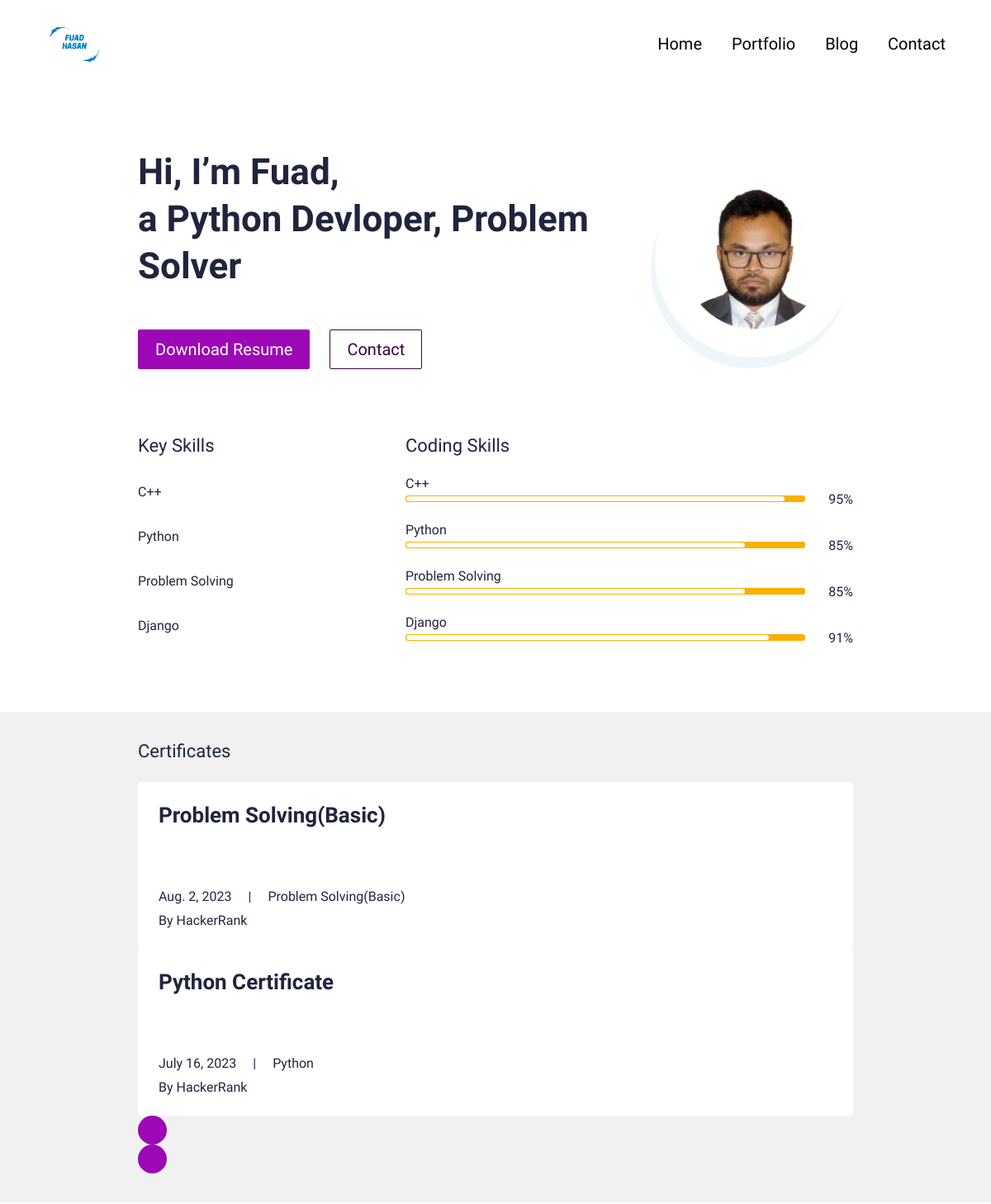
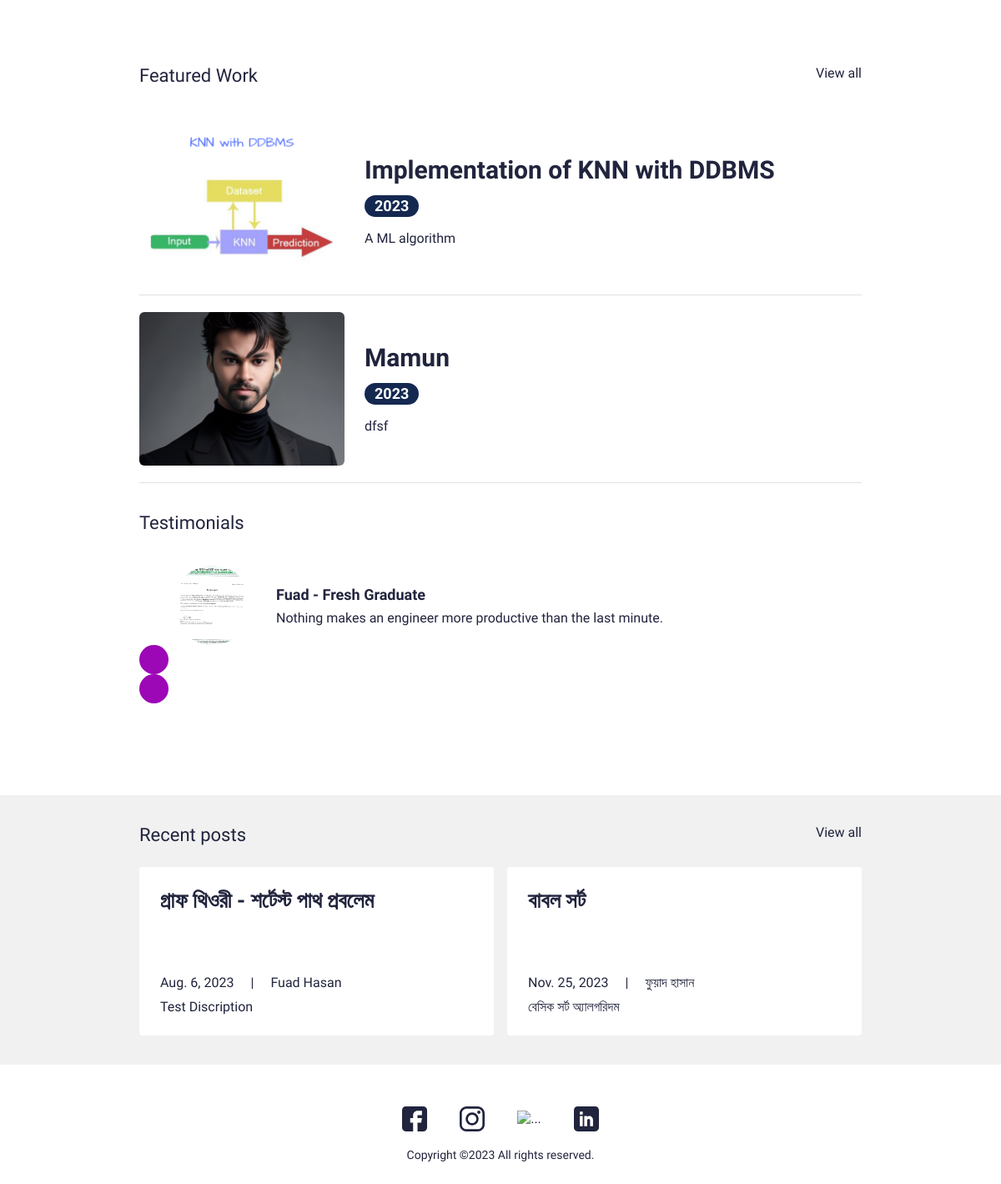
The page / on the database its author committed (2 pictures, top to bottom).
### main/models.py (models this page shows, shortened)
class UserProfile(models.Model):
    class Meta:
        verbose_name_plural = 'User Profiles'
        verbose_name = 'User Profile'
    user = models.OneToOneField(User, on_delete=models.CASCADE)
    avatar = models.ImageField(blank=True, null=True, upload_to="avatar")
    title = models.CharField(max_length=200, blank=True, null=True)
    body = models.TextField(blank=True, null=True)
    skills = models.ManyToManyField(Skill, blank=True)
    cv = models.FileField(blank=True, null=True, upload_to="cv")

class Skill(models.Model):
    class Meta:
        verbose_name_plural = 'Skills'
        verbose_name = 'Skill'
    name = models.CharField(max_length=20, blank=True, null=True)
    score = models.IntegerField(default=80, blank=True, null=True)
    image = models.FileField(blank=True, null=True, upload_to="skills")
    is_key_skill = models.BooleanField(default=False)

class Certificate(models.Model):
    class Meta:
        verbose_name_plural = 'Certificates'
        verbose_name = 'Certificate'
    date = models.DateTimeField(blank=True, null=True)
    name = models.CharField(max_length=50, blank=True, null=True)
    title = models.CharField(max_length=200, blank=True, null=True)
    description = models.CharField(max_length=500, blank=True, null=True)
    is_active = models.BooleanField(default=True)

class Portfolio(models.Model):
    class Meta:
        verbose_name_plural = 'Portfolio Profiles'
        verbose_name = 'Portfolio'
        ordering = ["name"]
    date = models.DateTimeField(blank=True, null=True)
    name = models.CharField(max_length=200, blank=True, null=True)
    description = models.CharField(max_length=500, blank=True, null=True)
    body = RichTextField(blank=True, null=True)
    image = models.ImageField(blank=True, null=True, upload_to="portfolio")
    slug = models.SlugField(null=True, blank=True)
    is_active = models.BooleanField(default=True)

class Testimonial(models.Model):
    class Meta:
        verbose_name_plural = 'Testimonials'
        verbose_name = 'Testimonial'
        ordering = ["name"]
    thumbnail = models.ImageField(blank=True, null=True, upload_to="testimonials")
    name = models.CharField(max_length=200, blank=True, null=True)
    role = models.CharField(max_length=200, blank=True, null=True)
    quote = models.CharField(max_length=500, blank=True, null=True)
    is_active = models.BooleanField(default=True)

class Blog(models.Model):
    class Meta:
        verbose_name_plural = 'Blog Profiles'
        verbose_name = 'Blog'
        ordering = ["timestamp"]
    timestamp = models.DateTimeField(auto_now_add=True)
    author = models.CharField(max_length=200, blank=True, null=True)
    name = models.CharField(max_length=200, blank=True, null=True)
    description = models.CharField(max_length=500, blank=True, null=True)
    body = RichTextField(blank=True, null=True)
    slug = models.SlugField(null=True, blank=True)
    image = models.ImageField(blank=True, null=True, upload_to="blog")
    is_active = models.BooleanField(default=True)

### main/views.py (the view)
# urls.py: path('', views.IndexView.as_view(), name="home"),
class IndexView(generic.TemplateView):
	template_name = "main/index.html"
	def get_context_data(self, **kwargs):
		context = super().get_context_data(**kwargs)
		testimonials = Testimonial.objects.filter(is_active=True)
		certificates = Certificate.objects.filter(is_active=True)
		blogs = Blog.objects.filter(is_active=True)
		portfolio = Portfolio.objects.filter(is_active=True)
		context["testimonials"] = testimonials
		context["certificates"] = certificates
		context["blogs"] = blogs
		context["portfolio"] = portfolio
		return context

### resume_app/context_processors.py (called while the page is built)
def project_context(request):
	context = {
		'me': User.objects.first(),
	}
	return context

### main/templates/main/index.html (shortened to what this page needs)
{% extends 'main/base.html' %}
{% load static %}
{% block content %}
<section>
  <div class="bannerSection">
    <div class="container">
      <div class="row g-4 g-md-3  align-items-center">
        <div class="col-md-auto order-md-last">
          <div class="bannerUserImg">
            <img src="{{me.userprofile.avatar.url}}" alt="{{me.first_name|title}} {{me.last_name|title}} avatar">
          </div>
        </div>
        <div class="col-md">
          <div class="bannerContent">
            <h1 class="xlTitle pb-3">Hi, I’m {{me.first_name|title}}, <br> a {{me.userprofile.title}} </br></h1>
            <div class="bannerBtnCol">
              <div class="row">
                <div class="col-auto">
                  <a download href="{{me.userprofile.cv.url}}" class="btn btnPrimary">Download Resume</a>
                </div>
                <div class="col-auto">
                  <a href="{% url 'main:contact' %}" class="btn btnOutline">Contact</a>
                </div>
              </div>
            </div>
          </div>
        </div>
      </div>
    </div>
  </div>
</section>
<section>
  <div class="sectionSpace pt-0">
    <div class="container">
      <div class="row">
        <div class="col-md-auto">
          <div class="keySkillCol">
            <h4 class="smTitle pb-3">Key Skills</h4>
            {% for sk in me.userprofile.skills.all %}
            {% if sk.is_key_skill %}
            <div class="keySkillCard">
              <span class="ksText">{{sk.name}}</span>
            </div>
            {% endif %}
            {% endfor %}
          </div>
        </div>
        <div class="col-md">
          <h4 class="smTitle pb-3">Coding Skills</h4>
          <div class="progressCol">
            <div class="progressCard">
              {% for sk in me.userprofile.skills.all %}
              {% if sk.is_key_skill %}
              <div class="progressCol">
                <span class="progressLbl">{{sk.name}}</span>
                <div class="row g-2 align-items-center">
                  <div class="col">
                    <div class="progress progressStyle">
                      <div class="progress-bar" role="progressbar" style="width: {{sk.score}}%" aria-valuenow="{{sk.score}}" aria-valuemin="0" aria-valuemax="100"></div>
                    </div>
                  </div>
                  <div class="col-auto">
                    <span class="pLbl">{{sk.score}}%</span>
                  </div>
                </div>
              </div>
              {% endif %}
              {% endfor %}
            </div>
          </div>
        </div>
      </div>
    </div>
  </div>
</section>
<section>
  <div class="sectionSpaceSm lightBg">
    <div class="container">
      <div class="row pb-3">
        <div class="col">
          <h4 class="smText regular">Certificates</h4>
        </div>
      </div>
      <div class="sliderOuter">
        <div class="swiper certificatesSlider">
          <div class="swiper-wrapper">
            {% for c in certificates %}
            {% if c.is_active %}
            <div class="swiper-slide">
              <div class="cardStyle1">
                <h4 class="mdTitle cs1Title">
                  <a href="javascript:void(0)">{{c.title}}</a>
                </h4>
                <ul class="cardOptionCol">
                  <li>{{c.date.date}}</li>
                  <li>{{c.name|title}}</li>
                </ul>
                <p>{{c.description}}</p>
              </div>
            </div>
            {% endif %}
            {% endfor %}
          </div>
        </div>
        <div class="cert-swiper-button-next swiper-button-next swiperBtnStyle"></div>
        <div class="cert-swiper-button-prev swiper-button-prev swiperBtnStyle"></div>
      </div>
    </div>
  </div>
</section>
<section>
  <div class="sectionSpace">
    <div class="container">
      <div class="portfolioCol">
        <div class="row pb-3">
          <div class="col">
            <h4 class="smText regular">Featured Work</h4>
          </div>
          <div class="col-auto">
            <a href="{% url 'main:portfolios' %}" class="simpleLink">View all</a>
          </div>
        </div>
        {% for p in portfolio %}
        {% if p.is_active %}
        <div class="portfolioCard">
          <div class="row g-4 align-items-center">
            <div class="col-md-auto">
              <div class="portfolioImgCol">
                <a href="{% url 'main:portfolio' slug=p.slug %}"><img src="{{p.image.url}}" alt="..."></a>
              </div>
            </div>
            <div class="col-md">
              <div class="portfolioContentCol">
                <h4 class="lgTitle"><a href="{% url 'main:portfolio' slug=p.slug %}">{{p.name}}</a></h4>
                <ul class="portfolioOption">
                  <li><span class="dateLbl">{{p.date.year}}</span></li>
                </ul>
                <p>{{p.description}}</p>
              </div>
            </div>
          </div>
        </div>
        {% endif %}
        {% endfor %}
      </div>
      <div class="testimonialCol">
        <h4 class="smText regular d-block">Testimonials</h4>
        <div class="testimonialSlider">
          <div class="swiper testimonialSwiper">
            <div class="swiper-wrapper">
              {% for t in testimonials %}
              {% if t.is_active %}
              <div class="swiper-slide">
                <div class="testimonialCard">
                  <div class="row align-items-center">
                    <div class="col-sm-auto">
                      <div class="tImgCol">
                        <img src="{{t.thumbnail.url}}" alt="...">
                      </div>
                    </div>
                    <div class="col-sm">
                      <div class="tContentCol">
                        <h4 class="xsTitle bold">{{t.name}} - {{t.role}}</h4>
                        <p>{{t.quote}}</p>
                      </div>
                    </div>
                  </div>
                </div>
              </div>
              {% endif %}
              {% endfor %}
            </div>
            <div class="test-swiper-button-next swiper-button-next swiperBtnStyle"></div>
            <div class="test-swiper-button-prev swiper-button-prev swiperBtnStyle"></div>
          </div>
        </div>
      </div>
    </div>
  </div>
</section>
<section>
  <div class="sectionSpaceSm lightBg">
    <div class="container">
      <div class="row pb-3">
        <div class="col">
          <h4 class="smText regular">Recent posts</h4>
        </div>
        <div class="col-auto">
          <a href="{% url 'main:blogs' %}" class="simpleLink">View all</a>
        </div>
      </div>
      <div class="row g-3">
      {% for b in blogs %}
      {% if b.is_active %}
        <div class="col-lg-6">
          <div class="cardStyle1">
            <h4 class="mdTitle cs1Title"><a href="{% url 'main:blog' slug=b.slug %}">{{b.name}}</a></h4>
            <ul class="cardOptionCol">
              <li>{{b.timestamp.date}}</li>
              <li>{{b.author}}</li>
            </ul>
            <p>{{b.description}}</p>
          </div>
        </div>
        {% endif %}
        {% endfor %}
      </div>
    </div>
  </div>
</section>
{% endblock %}

### rows shown on the page
Skill: name "C++", score "95"
Skill: name "Python", score "85"
Skill: name "Problem Solving", score "85"
Skill: name "Django", score "91"
Certificate: title "Problem Solving(Basic)", date "Aug. 2, 2023", name "Problem Solving(Basic)", description "By HackerRank"
Certificate: title "Python Certificate", date "July 16, 2023", name "Python", description "By HackerRank"
Portfolio: image (picture), name "Implementation of KNN with DDBMS", date.year "2023", description "A ML algorithm"
Portfolio: image (picture), name "Mamun", date.year "2023", description "dfsf"
Testimonial: thumbnail (picture), name "Fuad", role "Fresh Graduate", quote "Nothing makes an engineer more productive than the last minute."
Blog: name "গ্রাফ থিওরী - শর্টেস্ট পাথ প্রবলেম", timestamp "Aug. 6, 2023", author "Fuad Hasan", description "Test Discription"
Blog: name "বাবল সর্ট", timestamp "Nov. 25, 2023", author "ফুয়াদ হাসান", description "বেসিক সর্ট অ্যালগরিদম"

### other values the page prints
{{ me.first_name|title }} "Fuad"
{{ me.userprofile.title }} "Python Devloper, Problem Solver"
